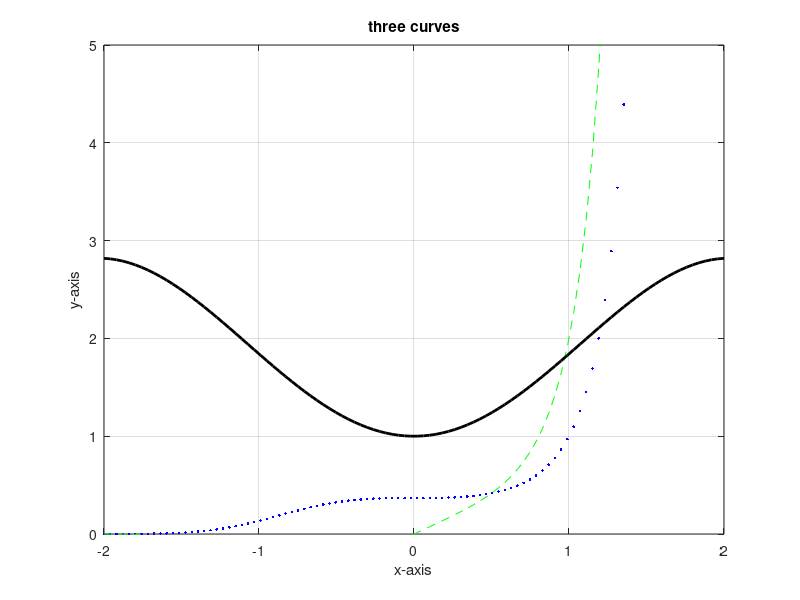

This chart was generated by the following MATLAB code:

x=linspace(-2,2);
y=exp(x.^3-1);
z=2*x.*y;
w=x.*sin(x)+1;

figure(1)
plot(x,y,'.b',x,z,'--g',x,w,'-k','linewidth',2)
grid on
ylim([0,5])
xlabel('x-axis')
ylabel('y-axis')
title('three curves')